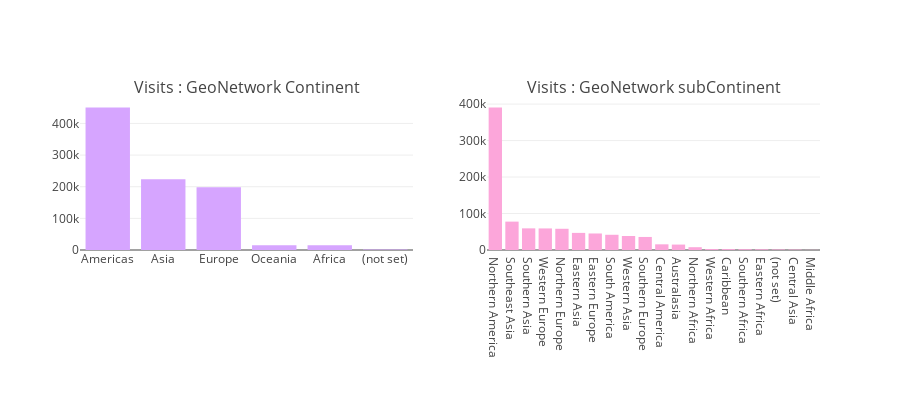
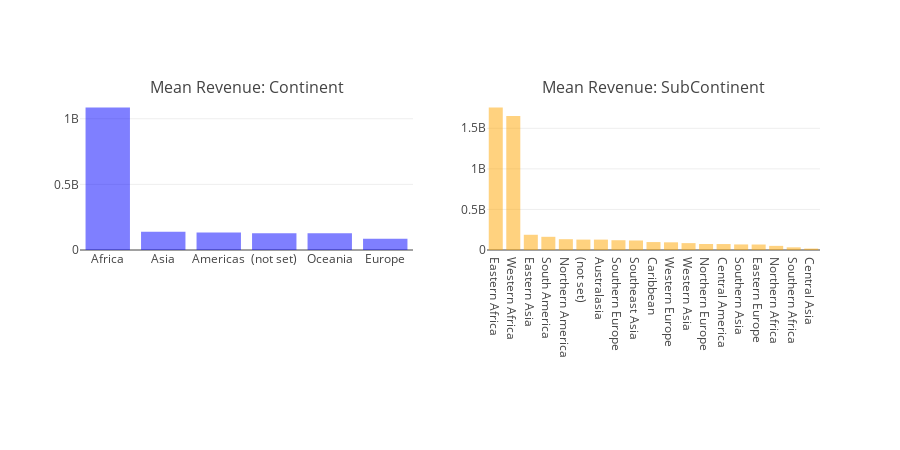

These figures' notebook cell, in order:
### Markdown cell above
## 2.2 GeoNetwork Attributes

### Code cell
geo_cols = ['geoNetwork.city', 'geoNetwork.continent','geoNetwork.country',
            'geoNetwork.metro', 'geoNetwork.networkDomain', 'geoNetwork.region','geoNetwork.subContinent']
geo_cols = ['geoNetwork.continent','geoNetwork.subContinent']

colors = ["#d6a5ff", "#fca6da"]
fig = tools.make_subplots(rows=1, cols=2, subplot_titles=["Visits : GeoNetwork Continent", "Visits : GeoNetwork subContinent"], print_grid=False)
trs = []
for i,col in enumerate(geo_cols):
    t = train[col].value_counts()
    tr = go.Bar(x = t.index[:20], marker=dict(color=colors[i]), y = t.values[:20])
    trs.append(tr)

fig.append_trace(trs[0], 1, 1)
fig.append_trace(trs[1], 1, 2)
fig['layout'].update(height=400, margin=dict(b=150), showlegend=False)
iplot(fig)




geo_cols = ['geoNetwork.continent','geoNetwork.subContinent']
fig = tools.make_subplots(rows=1, cols=2, subplot_titles=["Mean Revenue: Continent", "Mean Revenue: SubContinent"], print_grid=False)

colors = ["blue", "orange"]
trs = []
for i, col in enumerate(geo_cols):
    tmp = train.groupby(col).agg({"totals.transactionRevenue": "mean"}).reset_index().rename(columns={"totals.transactionRevenue" : "Mean Revenue"})
    tmp = tmp.dropna().sort_values("Mean Revenue", ascending = False)
    tr = go.Bar(y = tmp["Mean Revenue"], orientation="v", marker=dict(opacity=0.5, color=colors[i]), x= tmp[col])
    trs.append(tr)

fig.append_trace(trs[0], 1, 1)
fig.append_trace(trs[1], 1, 2)
fig['layout'].update(height=450, margin=dict(b=200), showlegend=False)
iplot(fig)

### Figure 1 — Plotly figure (JSON) as saved in the notebook; plotly's stock layout.template omitted (floating-point values rounded to 4 significant figures)
{"data": [{"marker": {"color": "#d6a5ff"}, "type": "bar", "uid": "6a6e55f6-db8b-11e8-a14e-888888888788", "x": ["Americas", "Asia", "Europe", "Oceania", "Africa", "(not set)"], "xaxis": "x", "y": [450378, 223698, 198311, 15054, 14745, 1468], "yaxis": "y"}, {"marker": {"color": "#fca6da"}, "type": "bar", "uid": "6a6ecb06-db8b-11e8-975d-888888888788", "x": ["Northern America", "Southeast Asia", "Southern Asia", "Western Europe", "Northern Europe", "Eastern Asia", "Eastern Europe", "South America", "Western Asia", "Southern Europe", "Central America", "Australasia", "Northern Africa", "Western Africa", "Caribbean", "Southern Africa", "Eastern Africa", "(not set)", "Central Asia", "Middle Africa"], "xaxis": "x2", "y": [390658, 77800, 59321, 59114, 58168, 46919, 45249, 41731, 38443, 35780, 15583, 14893, 7683, 2573, 2406, 2169, 1927, 1468, 1215, 393], "yaxis": "y2"}], "layout": {"annotations": [{"font": {"size": 16}, "showarrow": false, "text": "Visits : GeoNetwork Continent", "x": 0.225, "xanchor": "center", "xref": "paper", "y": 1, "yanchor": "bottom", "yref": "paper"}, {"font": {"size": 16}, "showarrow": false, "text": "Visits : GeoNetwork subContinent", "x": 0.775, "xanchor": "center", "xref": "paper", "y": 1, "yanchor": "bottom", "yref": "paper"}], "height": 400, "margin": {"b": 150}, "showlegend": false, "xaxis": {"anchor": "y", "domain": [0, 0.45]}, "xaxis2": {"anchor": "y2", "domain": [0.55, 1]}, "yaxis": {"anchor": "x", "domain": [0, 1]}, "yaxis2": {"anchor": "x2", "domain": [0, 1]}}}

### Figure 2 — Plotly figure (JSON) as saved in the notebook; plotly's stock layout.template omitted (floating-point values rounded to 4 significant figures)
{"data": [{"marker": {"color": "blue", "opacity": 0.5}, "orientation": "v", "type": "bar", "uid": "6aad4a50-db8b-11e8-9f88-888888888788", "x": ["Africa", "Asia", "Americas", "(not set)", "Oceania", "Europe"], "xaxis": "x", "y": [1085970000, 139214720, 133300000.0, 128300000.0, 128100000.0, 85410000.0], "yaxis": "y"}, {"marker": {"color": "orange", "opacity": 0.5}, "orientation": "v", "type": "bar", "uid": "6aad9858-db8b-11e8-99f8-888888888788", "x": ["Eastern Africa", "Western Africa", "Eastern Asia", "South America", "Northern America", "(not set)", "Australasia", "Southern Europe", "Southeast Asia", "Caribbean", "Western Europe", "Western Asia", "Northern Europe", "Central America", "Southern Asia", "Eastern Europe", "Northern Africa", "Southern Africa", "Central Asia"], "xaxis": "x2", "y": [1756000000.0, 1651200000, 187700000.0, 162600000.0, 133300000.0, 128300000.0, 128100000.0, 120501250, 117400000.0, 97721875, 94740000.0, 84810000.0, 73850000.0, 73290000.0, 68600000.0, 67630000.0, 50960000, 32850000, 17490000], "yaxis": "y2"}], "layout": {"annotations": [{"font": {"size": 16}, "showarrow": false, "text": "Mean Revenue: Continent", "x": 0.225, "xanchor": "center", "xref": "paper", "y": 1, "yanchor": "bottom", "yref": "paper"}, {"font": {"size": 16}, "showarrow": false, "text": "Mean Revenue: SubContinent", "x": 0.775, "xanchor": "center", "xref": "paper", "y": 1, "yanchor": "bottom", "yref": "paper"}], "height": 450, "margin": {"b": 200}, "showlegend": false, "xaxis": {"anchor": "y", "domain": [0, 0.45]}, "xaxis2": {"anchor": "y2", "domain": [0.55, 1]}, "yaxis": {"anchor": "x", "domain": [0, 1]}, "yaxis2": {"anchor": "x2", "domain": [0, 1]}}}
